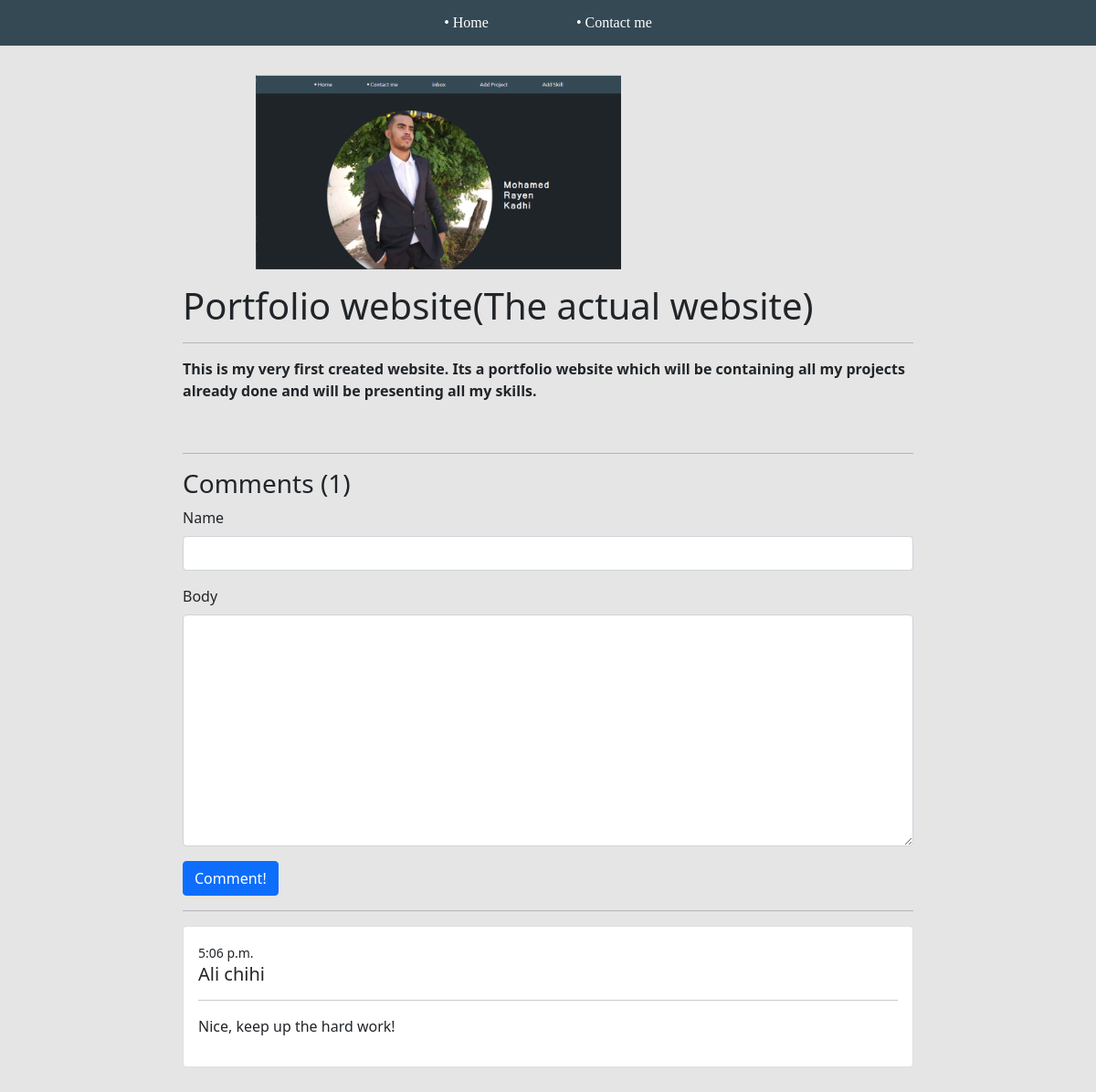
/project1/664cad47-27d8-4f57-8508-50b4a7e3e7e7/, run on the app's committed database.
### base/models.py (models this page shows, shortened)
class ProjectLanguage(models.Model):
    title = models.CharField(max_length=200)
    thumbnail = models.ImageField(null=True)
    body = RichTextUploadingField()
    slug = models.SlugField(null=True, blank=True)
    created = models.TimeField(auto_now_add=True)
    id = models.UUIDField(default=uuid.uuid4, unique=True, primary_key=True, editable=False)

class Comment1(models.Model):
    project = models.ForeignKey(ProjectLanguage, on_delete=models.CASCADE)
    name = models.CharField(max_length=200)
    body = models.TextField(null=True, blank=True)
    created = models.TimeField(auto_now_add=True, null=True)

### base/views.py (the view, shortened to what this page needs)
# urls.py: path('project1/<str:pk>/', views.projectPage1, name='project1'),
def projectPage1(request, pk):
    project1 = ProjectLanguage.objects.get(id=pk)
    counts = project1.comment1_set.count()
    comments = project1.comment1_set.all().order_by('-created')
    form = CommentForm()
    context = {'project1': project1, 'counts': counts, 'comments': comments, 'form': form}
    return render(request, 'base/project1.html', context)

### base/form.py
class CommentForm(ModelForm):
    class Meta:
        model = Comment
        fields="__all__"
        exclude=['project', 'created']
    def __init__(self, *args, **kwargs):
        super(CommentForm, self).__init__(*args, **kwargs)
        self.fields['name'].widget.attrs.update(
            {'class': 'form-control'})
        self.fields['body'].widget.attrs.update(
            {'class': 'form-control'})

### base/templates/base/project1.html (shortened to what this page needs)
{% extends 'base/main.html' %}
{% load static %}
{% block content %}
<div class="container">
    <div class="project-container">
        <img class="project--image" src="{{project1.thumbnail.url}}">
        <h1>{{project1.title}}</h1>
        <hr>
        <p>{{project1.body|safe}}</p>
        <hr>
       <div class="comments-container">
            <h3>Comments ({{counts}})</h3>
            <form method="post">
                {% for field in form %}
                <div class="mb-3">
                    <label for="exampleInputPassword1" class="form-label">{{field.label}}</label>
                    {{field}}
                </div>
                {% endfor %}
                <input class="btn btn-primary" type="submit" value="Comment!">
            </form>
            <hr>
            {% for comment in comments %}
            <div class="card my-3">
                <div class="card-body">
                    <small>{{comment.created}}</small>
                    <h5>{{comment.name}}</h5>
                    <hr>
                    <p class=" my-3">{{comment.body}}</p>
                </div>
            </div>
            {% endfor %}
        </div>
    </div>
</div>
{% endblock content %}

### static/styles/main.css (style rules this page uses)
body { background-color: #E5E5E5; }
.project--image { max-width: 50%; max-height: 50%; margin-bottom: 1em; margin-left: 5em; }
.container { padding:0 0em; max-height:100%; max-width:100%; }

### base/templates/base/project1.html (style rules this page uses)
.project-container { max-width: 800px; margin: 0 auto; margin-top: 2em; margin-bottom: 2em; }

### data on the page
ProjectLanguage: thumbnail (picture), title "Portfolio website(The actual website)", body "This is my very first created website. Its a portfolio website which will be containing all my projects already done and will be presenting all my skills."
Comment1: created "5:06 p.m.", name "Ali chihi", body "Nice, keep up the hard work!"

### other printed values
{{ counts }} "1"
{{ field.label }} "Name" "Body"
